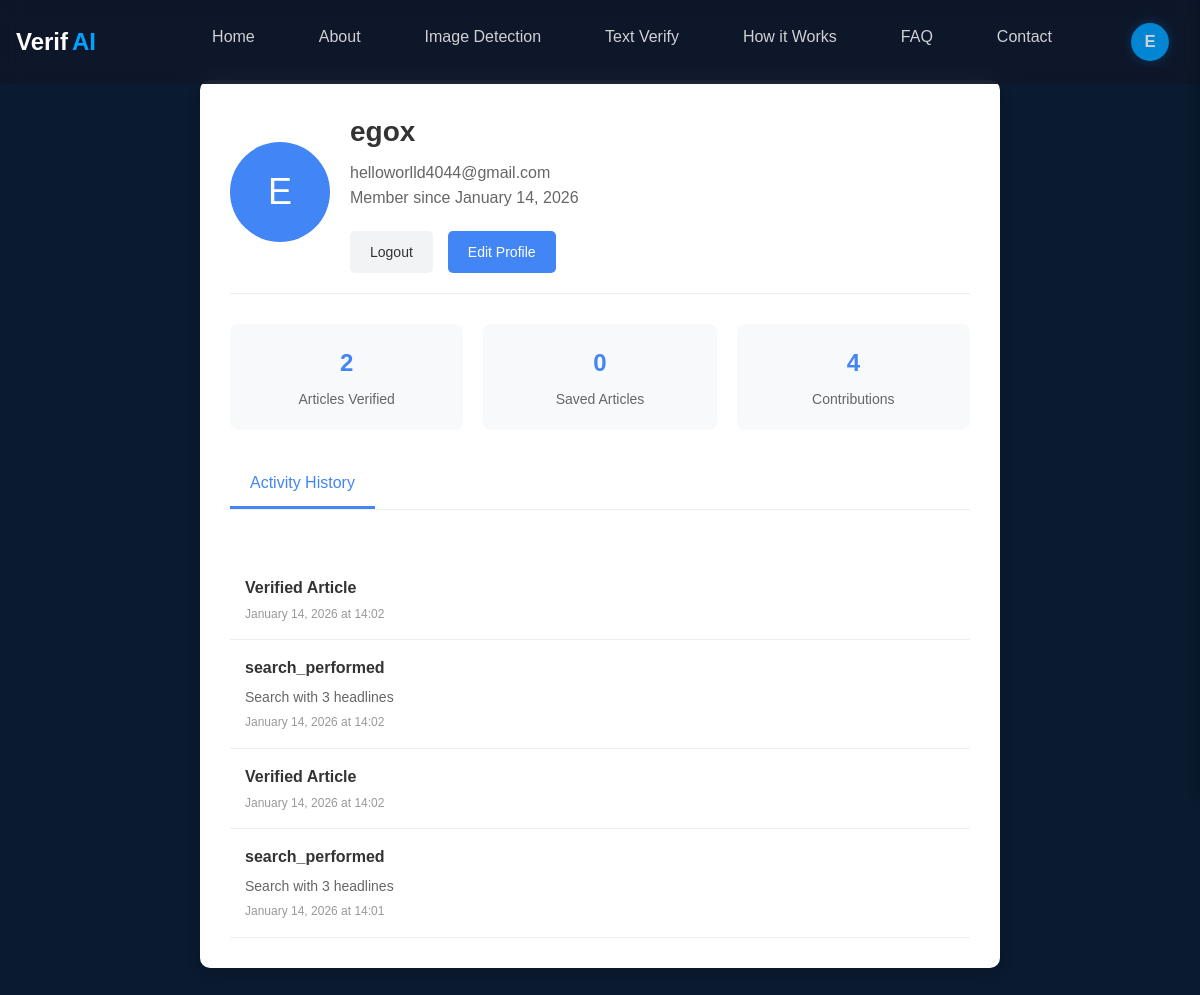
Page /auth/profile (signed in) on the committed database.
### models.py (models this page shows, shortened)
class User(db.Model, UserMixin):
    __tablename__ = 'users'
    id = db.Column(db.Integer, primary_key=True)
    username = db.Column(db.String(64), unique=True, nullable=False, index=True)
    email = db.Column(db.String(120), unique=True, nullable=False, index=True)
    password_hash = db.Column(db.String(528), nullable=False)
    created_at = db.Column(db.DateTime, default=datetime.utcnow())
    is_active = db.Column(db.Boolean, default=True)
    history = db.relationship('UserHistory', backref='user', lazy='dynamic')
    saved_articles = db.relationship('SavedArticle', backref='user', lazy='dynamic')
    verifications = db.relationship('VerificationResult', backref='user', lazy='dynamic')

class UserHistory(db.Model):
    __tablename__ = 'user_history'
    id = db.Column(db.Integer, primary_key=True)
    user_id = db.Column(db.Integer, db.ForeignKey('users.id'), nullable=False)
    action_type = db.Column(db.String(50), nullable=False)  # e.g., 'article_verified', 'profile_updated'
    action_details = db.Column(db.Text, nullable=True)  # JSON or description of the action
    article_url = db.Column(db.String(500), nullable=True)  # URL of the article if applicable
    article_title = db.Column(db.String(200), nullable=True)  # Title of the article if applicable
    created_at = db.Column(db.DateTime, default=datetime.utcnow)

### auth.py (the view, shortened to what this page needs)
@auth.route('/profile', methods=['GET', 'POST'])
@login_required
def profile():
    user_history = UserHistory.query.filter_by(user_id=current_user.id).order_by(UserHistory.created_at.desc()).limit(10).all()
    verified_count = UserHistory.query.filter_by(user_id=current_user.id, action_type='article_verified').count()
    saved_count = UserHistory.query.filter_by(user_id=current_user.id, action_type='article_saved').count()
    total_contributions = UserHistory.query.filter_by(user_id=current_user.id).count()
    return render_template('auth/profile.html',
                           active_page='profile',
                           user_history=user_history,
                           verified_count=verified_count,
                           saved_count=saved_count,
                           total_contributions=total_contributions)

### app.py (called while the page is built)
@login_manager.user_loader
def load_user(user_id):
    return User.query.get(int(user_id))

### templates/auth/profile.html (shortened to what this page needs)
<!DOCTYPE html>
<html lang="en">
  <head>
    <link
      rel="stylesheet"
      href="{{ url_for('static', filename='css/shared.css') }}"
    />
    <link
      rel="stylesheet"
      href="https://cdnjs.cloudflare.com/ajax/libs/font-awesome/6.4.0/css/all.min.css"
    />
  </head>
  <body>
    {% include 'components/navbar.html' %}
    <div class="profile-container">
      <div class="profile-header">
        <div class="profile-avatar">{{ current_user.username[0].upper() }}</div>
        <div class="profile-info">
          <h2>{{ current_user.username }}</h2>
          <p>{{ current_user.email }}</p>
          <p>
            Member since {{ current_user.created_at.strftime('%B %d, %Y') }}
          </p>
          <div class="profile-actions">
            <a href="{{ url_for('auth.logout') }}" class="secondary-action"
              >Logout</a
            >
            <button id="edit-profile-btn" class="primary-action">
              Edit Profile
            </button>
          </div>
        </div>
      </div>
      <div class="profile-stats">
        <div class="stat-card">
          <h3>{{ verified_count }}</h3>
          <p>Articles Verified</p>
        </div>
        <div class="stat-card">
          <h3>{{ saved_count }}</h3>
          <p>Saved Articles</p>
        </div>
        <div class="stat-card">
          <h3>{{ total_contributions }}</h3>
          <p>Contributions</p>
        </div>
      </div>
      <div class="tabs">
        <div class="tab active" data-tab="history">Activity History</div>
        <div class="tab" data-tab="edit">Edit Profile</div>
      </div>
      <div id="history-tab" class="tab-content active">
        <h3>Recent Activity</h3>
        {% if user_history %}
        <div class="history-list">
          {% for item in user_history %}
          <div class="history-item">
            {% if item.action_type == 'article_verified' %}
            <h4>Verified Article</h4>
            {% elif item.action_type == 'profile_updated' %}
            <h4>Profile Updated</h4>
            <p>{{ item.action_details }}</p>
            {% else %}
            <h4>{{ item.action_type }}</h4>
            <p>{{ item.action_details }}</p>
            {% endif %}
            <p class="timestamp">
              {{ item.created_at.strftime('%B %d, %Y at %H:%M') }}
            </p>
          </div>
          {% endfor %}
        </div>
        {% endif %}
      </div>
    </div>
  </body>
</html>

### templates/components/navbar.html (shortened to what this page needs)
<nav class="navbar">
  <div class="nav-container">
    <div class="logo">Verif<span>AI</span></div>
    <div class="nav-links">
      <a href="/" {% if active_page=='home' %}class="active" {% endif %}>Home</a>
      <a href="/about" {% if active_page=='about' %}class="active" {% endif %}>About</a>
      <a href="/image-detection" {% if active_page=='image-detection' %}class="active" {% endif %}>Image Detection</a>
      <a href="/text-verification" {% if active_page=='text-verification' %}class="active" {% endif %}>Text Verify</a>
      <a href="/how-it-works" {% if active_page=='how-it-works' %}class="active" {% endif %}>How it Works</a>
      <a href="/faq" {% if active_page=='faq' %}class="active" {% endif %}>FAQ</a>
      <a href="/contact" {% if active_page=='contact' %}class="active" {% endif %}>Contact</a>
      <div class="user-profile-container">
        {% if current_user.is_authenticated %}
        <div class="profile-icon-wrapper {% if active_page=='profile' %}active{% endif %}">
          <a href="#" class="profile-icon" id="profileDropdownToggle">
            <div class="avatar-circle">{{ current_user.username[0].upper() }}</div>
          </a>
        </div>
        {% endif %}
      </div>
    </div>
  </div>
</nav>

### static/css/shared.css (style rules this page uses)
:root { --primary: #0a2540; --primary-dark: #061628; --primary-light: #1e3a5f; --background: #0a1a2f; --surface: rgba(255, 255, 255, 0.05); --surface-dark: rgba(255, 255, 255, 0.02); --text-primary: #ffffff; --text-secondary: rgba(255, 255, 255, 0.7); --text-light: #ffffff; --accent: #00a3ff; --accent-dark: #0077cc; --accent-light: #33b5ff; --success: #10b981; --warning: #f59e0b; --error: #ef4444; --border: rgba(255, 255, 255, 0.1); --border-dark: rgba(255, 255, 255, 0.15); --shadow-sm: 0 4px 6px rgba(0, 0, 0, 0.1); --shadow-md: 0 8px 16px rgba(0, 0, 0, 0.15); --shadow-lg: 0 12px 24px rgba(0, 0, 0, 0.2); --gradient-primary: linear-gradient( 135deg, var(--primary), var(--primary-dark) ); --gradient-accent: linear-gradient(135deg, var(--accent), var(--accent-dark)); --gradient-surface: linear-gradient( 135deg, var(--surface), var(--surface-dark) ); --gradient-hero: linear-gradient(135deg, #0a2540, #1e3a5f); --gradient-card: linear-gradient( 135deg, rgba(255, 255, 255, 0.05), rgba(255, 255, 255, 0.02) ); --gradient-glow: radial-gradient( circle at 50% 50%, rgba(0, 163, 255, 0.15), transparent 70% ); }
* { margin: 0; padding: 0; box-sizing: border-box; }
body { font-family: "Poppins", sans-serif; background: var(--background); color: var(--text-primary); line-height: 1.6; min-height: 100vh; }
.navbar { position: fixed; top: 0; left: 0; width: 100%; background: rgba(15, 23, 42, 0.9); backdrop-filter: blur(10px); z-index: 1000; padding: 1rem; }
.nav-container { max-width: 1200px; margin: 0 auto; display: flex; justify-content: space-between; align-items: center; }
.logo { font-size: 1.5rem; font-weight: 700; color: var(--text); }
.nav-links { display: flex; gap: 2rem; }
.nav-links a { color: var(--text-light); text-decoration: none; font-weight: 500; transition: all 0.3s ease; padding: 0.5rem 1rem; border-radius: 0.5rem; opacity: 0.8; }
.user-profile-container { position: relative; margin-left: 1rem; }
.profile-icon { display: flex; align-items: center; justify-content: center; color: var(--text-light); text-decoration: none; transition: all 0.3s ease; cursor: pointer; }
.avatar-circle { width: 36px; height: 36px; border-radius: 50%; background-color: var(--accent); color: white; display: flex; align-items: center; justify-content: center; font-weight: 600; font-size: 16px; transition: all 0.3s ease; }
.profile-icon:hover .avatar-circle, .profile-icon-wrapper.active .avatar-circle { transform: scale(1.05); box-shadow: 0 0 10px rgba(0, 163, 255, 0.3); }
.logo span { color: var(--accent); margin-left: 0.25rem; }

### rows in the picture
User: username "E", username "egox", email "helloworlld4044@gmail.com", created_at "January 14, 2026"
UserHistory: action_type "Verified Article", created_at "January 14, 2026 at 14:02"
UserHistory: action_type "search_performed", action_details "Search with 3 headlines", created_at "January 14, 2026 at 14:02"
UserHistory: action_type "Verified Article", created_at "January 14, 2026 at 14:02"
UserHistory: action_type "search_performed", action_details "Search with 3 headlines", created_at "January 14, 2026 at 14:01"

### other values in the picture
{{ verified_count }} "2"
{{ saved_count }} "0"
{{ total_contributions }} "4"
